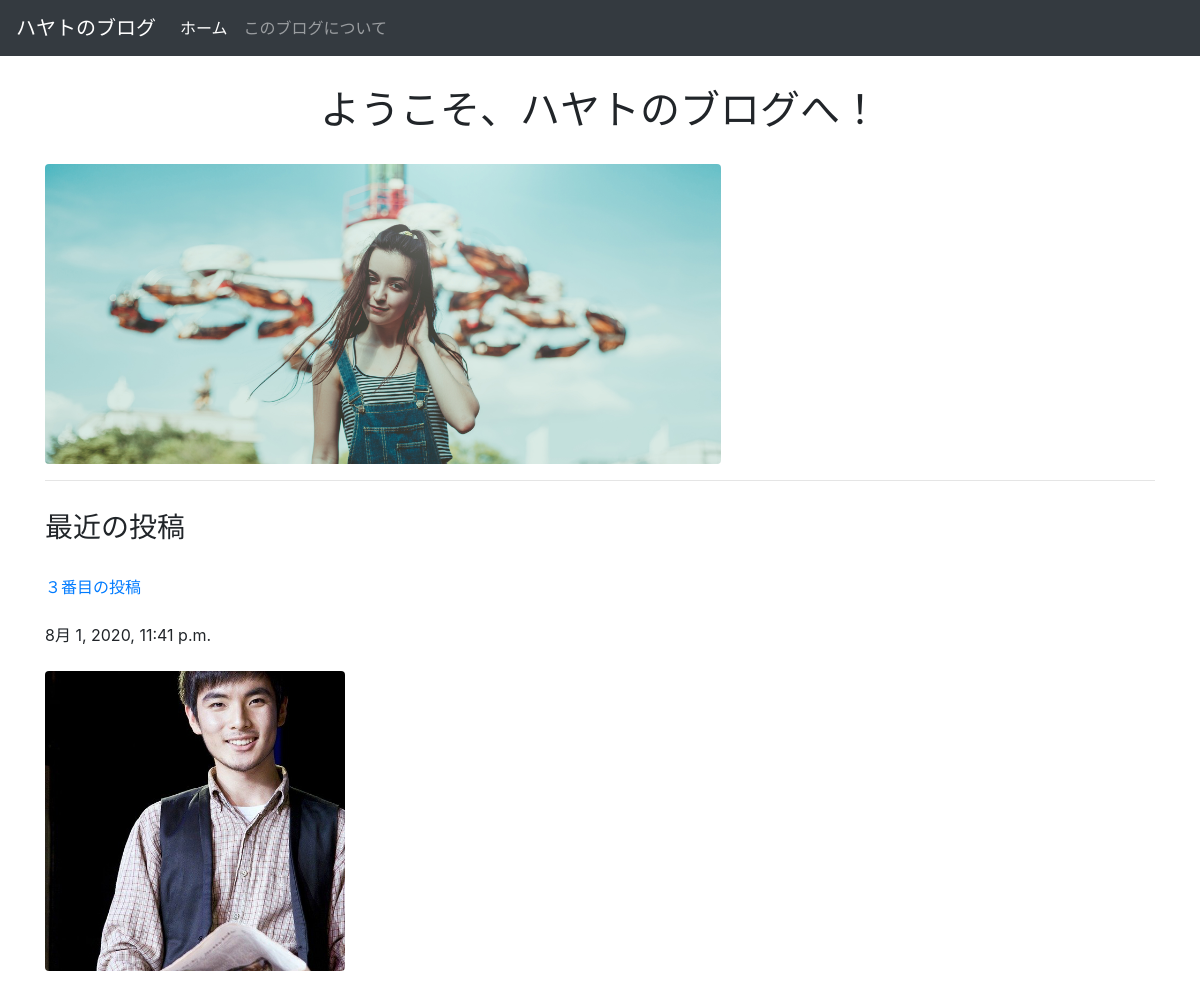
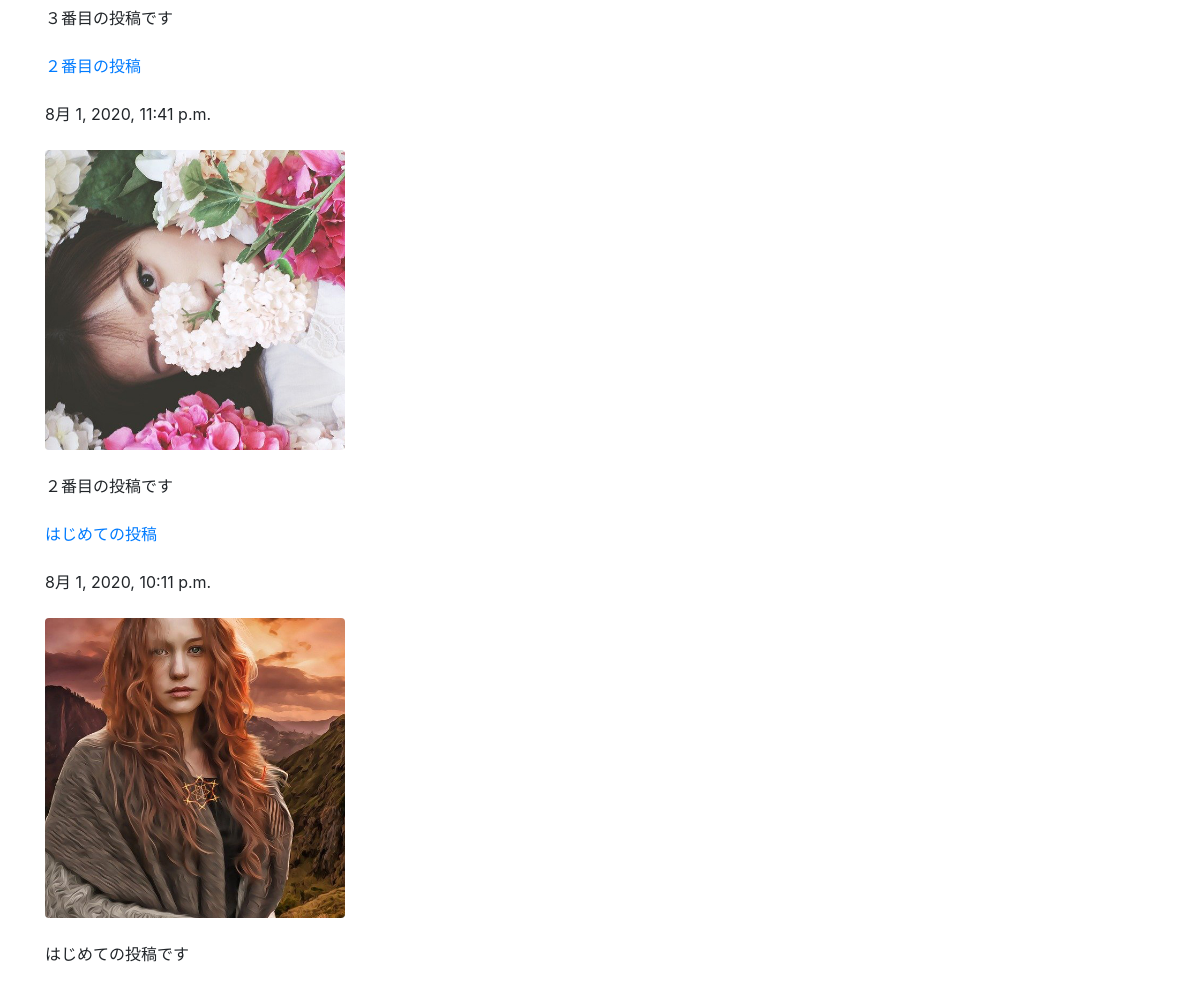
/posts/, run on the app's committed database (2 pictures, top to bottom).
### posts/models.py (models this page shows, shortened)
class Post(models.Model):
  title = models.CharField(max_length=100)
  published = models.DateTimeField()
  image = models.ImageField(upload_to='media/')
  body = models.TextField()
  def summary(self):
    return self.body[:30]

### posts/views.py (the view)
# urls.py: path('', views.index, name="index"),
def index(request):
  posts = Post.objects.order_by('-published')
  return render(request, 'posts/index.html', {'posts': posts})

### posts/templates/posts/index.html (shortened to what this page needs)
<!DOCTYPE html>
<html lang="ja-jp">
<head>
  <link rel="stylesheet" href="https://stackpath.bootstrapcdn.com/bootstrap/4.5.0/css/bootstrap.min.css">
</head>
<body>
  <nav class="navbar navbar-expand-lg navbar-dark bg-dark">
    <a class="navbar-brand" href="#">ハヤトのブログ</a>
    <div class="collapse navbar-collapse" id="navbarNavDropdown">
      <ul class="navbar-nav">
        <li class="nav-item active">
          <a class="nav-link" href="#">ホーム <span class="sr-only">(current)</span></a>
        </li>
        <li class="nav-item">
          <a class="nav-link" href="#">このブログについて</a>
        </li>
      </ul>
    </div>
  </nav>
  <div class="container">
    <h1 style="text-align: center; margin: 30px 0;">ようこそ、ハヤトのブログへ！</h1>
    {% load static %}
    <img src="{% static 'posts/home.jpg' %}" class="img-fluid rounded" style="max-height: 300px;">
    <hr>
    <h3 style="margin: 30px 0;">最近の投稿</h3>
    {% for post in posts.all %}
      <a href="{% url 'post_detail' post.id %}">{{ post.title }}</a>
      <br><br>
      {{ post.published }}
      <br><br>
      <img src="{{ post.image.url }}" class="img-fluid rounded" style="max-height: 300px;">
      <br><br>
      {{ post.summary }}
      <br><br>
    {% endfor %}
  </div>
</body>
</html>

### data on the page
Post: title "３番目の投稿", published "8月 1, 2020, 11:41 p.m.", image (picture), summary "３番目の投稿です"
Post: title "２番目の投稿", published "8月 1, 2020, 11:41 p.m.", image (picture), summary "２番目の投稿です"
Post: title "はじめての投稿", published "8月 1, 2020, 10:11 p.m.", image (picture), summary "はじめての投稿です"
